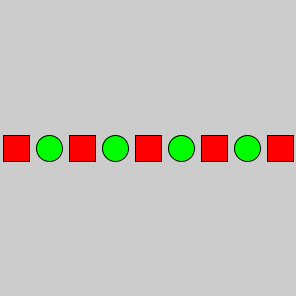
Frame 1 (no input)
Frame 60 (the mouse pressed at the canvas centre just before this capture): identical to frame 1, image omitted
Frame 120 (the mouse held since frame 60 and released just before this capture): identical to frame 1, image omitted

The Processing sketch that drew this single still picture (run headless with seeded random() and noise(); from frame 60 on, the mouse is pressed at the canvas centre):

// Processing sketch: processing_18815
// ── processing_18815.pde

void setup () {

  size (296, 296);
}

int shapeCount= 0;

void draw() {

  for(int x = 16; shapeCount< 9; x+=33) {
    if (shapeCount%2<=0) {

      rectMode (CENTER);
      fill (255, 0, 0);
      rect (x, width/2, 26, 26);
      shapeCount++;
    }
    else {

      ellipseMode (CENTER);
      fill (0, 255, 0);
      ellipse (x, width/2, 26, 26);
      shapeCount++;
    }
  }
}
